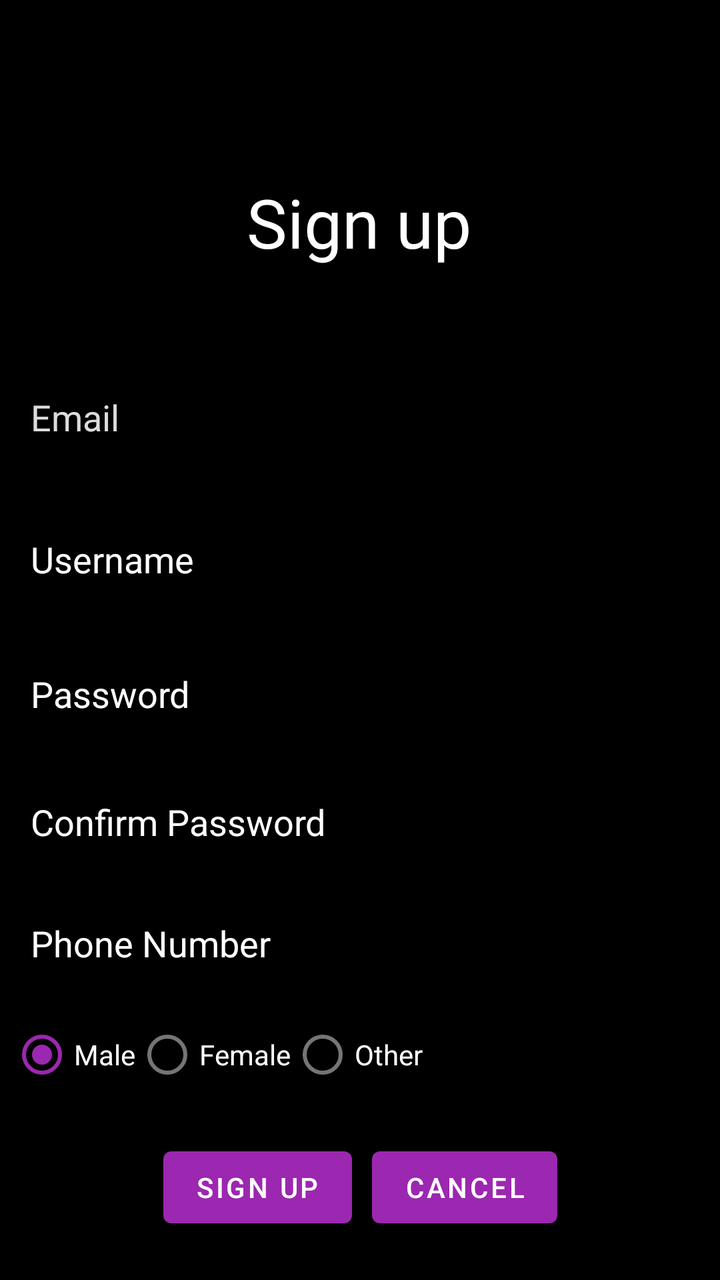
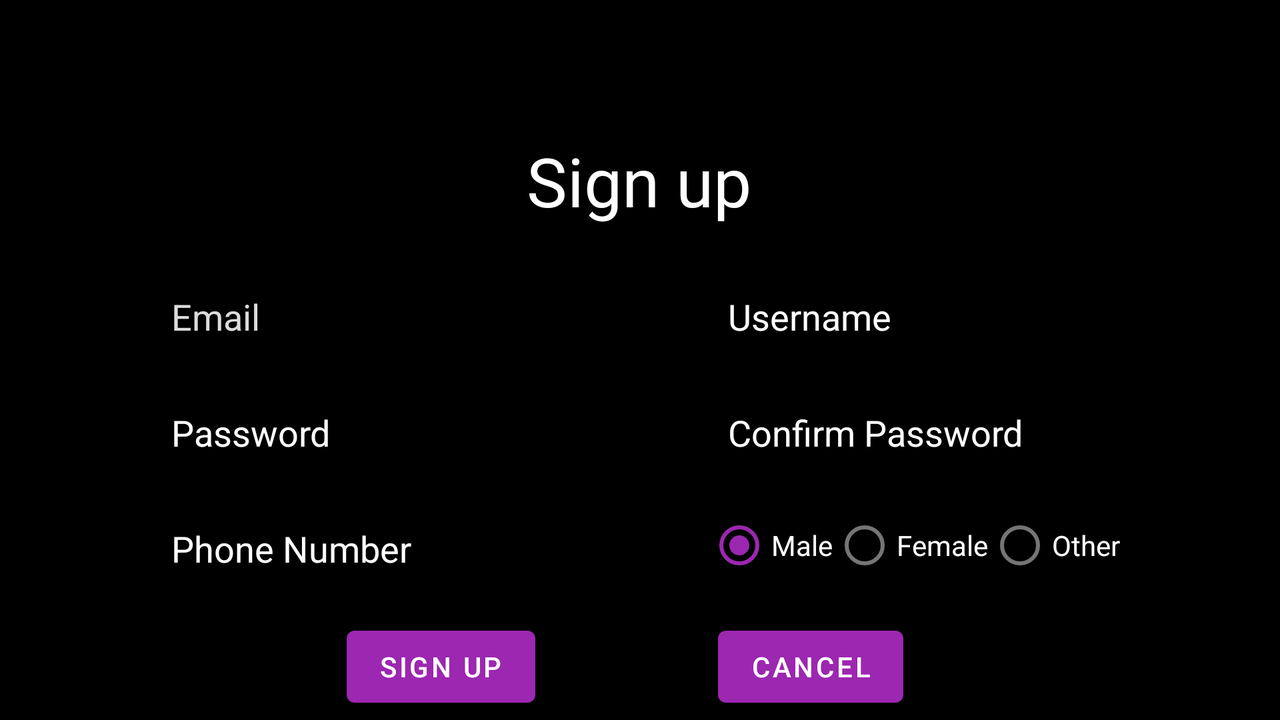

One screen, two layout resources from the same app: the default and the repository's alternative for another configuration. Each is rendered where Android would select it; the XML of both is given below.
<!-- AndroidManifest.xml: application theme Theme.Fake_Twitter_android -->
<!-- res/layout/activity_sign_up.xml -->
<?xml version="1.0" encoding="utf-8"?>
<androidx.constraintlayout.widget.ConstraintLayout xmlns:android="http://schemas.android.com/apk/res/android"
    xmlns:app="http://schemas.android.com/apk/res-auto"
    xmlns:tools="http://schemas.android.com/tools"
    android:layout_width="match_parent"
    android:layout_height="match_parent"
    android:background="#000000"
    tools:context=".SignUpActivity">

    <ImageView
        android:id="@+id/twitterLogoLogin"
        android:layout_width="50dp"
        android:layout_height="50dp"
        app:layout_constraintBottom_toTopOf="@+id/signUpText"
        app:layout_constraintEnd_toEndOf="parent"
        app:layout_constraintHorizontal_bias="0.498"
        app:layout_constraintStart_toStartOf="parent"
        app:layout_constraintTop_toTopOf="parent"
        app:layout_constraintVertical_bias="0.834"
        app:srcCompat="@drawable/logo" />

    <EditText
        android:id="@+id/editTextSignUpEmail"
        android:layout_width="match_parent"
        android:layout_height="wrap_content"
        android:layout_margin="5dp"
        android:ems="10"
        android:hint="@string/email"
        android:inputType="textEmailAddress"
        android:minHeight="48dp"
        android:paddingLeft="5pt"
        android:textColor="#FFFFFF"
        android:textColorHint="#DCDCDC"
        app:layout_constraintBottom_toBottomOf="parent"
        app:layout_constraintEnd_toEndOf="parent"
        app:layout_constraintHorizontal_bias="0.0"
        app:layout_constraintStart_toStartOf="parent"
        app:layout_constraintTop_toTopOf="parent"
        app:layout_constraintVertical_bias="0.306" />

    <EditText
        android:id="@+id/editTextSignUpUsername"
        android:layout_width="match_parent"
        android:layout_height="wrap_content"
        android:layout_margin="5dp"
        android:ems="10"
        android:hint="@string/username"
        android:inputType="textPersonName"
        android:minHeight="48dp"
        android:paddingLeft="5pt"
        android:textColor="#FFFFFF"
        android:textColorHint="#FFFFFF"
        app:layout_constraintBottom_toBottomOf="parent"
        app:layout_constraintEnd_toEndOf="parent"
        app:layout_constraintStart_toStartOf="parent"
        app:layout_constraintTop_toBottomOf="@+id/editTextSignUpEmail"
        app:layout_constraintVertical_bias="0.051" />

    <EditText
        android:id="@+id/editTextSignUpPassword"
        android:layout_width="match_parent"
        android:layout_height="wrap_content"
        android:layout_margin="5dp"
        android:ems="10"
        android:hint="@string/password"
        android:inputType="textPassword"
        android:minHeight="48dp"
        android:paddingLeft="5pt"
        android:textColor="#FFFFFF"
        android:textColorHint="#FFFFFF"
        app:layout_constraintBottom_toBottomOf="parent"
        app:layout_constraintEnd_toEndOf="parent"
        app:layout_constraintStart_toStartOf="parent"
        app:layout_constraintTop_toBottomOf="@+id/editTextSignUpUsername"
        app:layout_constraintVertical_bias="0.051" />

    <EditText
        android:id="@+id/editTextSignUpPasswordConfirm"
        android:layout_width="match_parent"
        android:layout_height="wrap_content"
        android:layout_margin="5dp"
        android:ems="10"
        android:hint="@string/confirm_password"
        android:inputType="textPassword"
        android:minHeight="48dp"
        android:paddingLeft="5pt"
        android:textColor="#FFFFFF"
        android:textColorHint="#FFFFFF"
        app:layout_constraintBottom_toBottomOf="parent"
        app:layout_constraintEnd_toEndOf="parent"
        app:layout_constraintStart_toStartOf="parent"
        app:layout_constraintTop_toBottomOf="@+id/editTextSignUpPassword"
        app:layout_constraintVertical_bias="0.051" />

    <EditText
        android:id="@+id/editTextPhone"
        android:layout_width="match_parent"
        android:layout_height="wrap_content"
        android:layout_margin="5dp"
        android:ems="10"
        android:hint="@string/phone"
        android:inputType="phone"
        android:minHeight="48dp"
        android:paddingLeft="5pt"
        android:textColor="#FFFFFF"
        android:textColorHint="#FFFFFF"
        app:layout_constraintBottom_toBottomOf="parent"
        app:layout_constraintEnd_toEndOf="parent"
        app:layout_constraintStart_toStartOf="parent"
        app:layout_constraintTop_toBottomOf="@+id/editTextSignUpPasswordConfirm"
        app:layout_constraintVertical_bias="0.051" />

    <TextView
        android:id="@+id/signUpText"
        android:layout_width="wrap_content"
        android:layout_height="wrap_content"
        android:text="@string/sign_up"
        android:textColor="#FFFFFF"
        android:textSize="34sp"
        app:layout_constraintBottom_toTopOf="@+id/editTextSignUpEmail"
        app:layout_constraintEnd_toEndOf="parent"
        app:layout_constraintHorizontal_bias="0.498"
        app:layout_constraintStart_toStartOf="parent"
        app:layout_constraintTop_toTopOf="parent"
        app:layout_constraintVertical_bias="0.642" />

    <RadioGroup
        android:id="@+id/radioGroupGender"
        android:layout_width="match_parent"
        android:layout_height="wrap_content"
        android:orientation="horizontal"
        app:layout_constraintBottom_toBottomOf="parent"
        app:layout_constraintTop_toBottomOf="@+id/editTextPhone"
        app:layout_constraintVertical_bias="0.05"
        android:padding="5dp">

        <RadioButton
            android:id="@+id/radioButtonGenderMale"
            android:layout_width="wrap_content"
            android:layout_height="wrap_content"
            android:checked="true"
            android:text="@string/male"
            android:textColor="#FFFFFF" />

        <RadioButton
            android:id="@+id/radioButtonGenderFemale"
            android:layout_width="wrap_content"
            android:layout_height="wrap_content"
            android:text="@string/female"
            android:textColor="#FFFFFF" />

        <RadioButton
            android:id="@+id/radioButtonGenderOther"
            android:layout_width="wrap_content"
            android:layout_height="wrap_content"
            android:text="@string/other"
            android:textColor="#FFFFFF" />
    </RadioGroup>

    <LinearLayout
        android:id="@+id/linearLayout"
        android:layout_width="wrap_content"
        android:layout_height="wrap_content"
        android:orientation="horizontal"
        android:padding="5dp"
        app:layout_constraintBottom_toBottomOf="parent"
        app:layout_constraintEnd_toEndOf="parent"
        app:layout_constraintStart_toStartOf="parent"
        app:layout_constraintTop_toBottomOf="@+id/radioGroupGender"
        app:layout_constraintVertical_bias="0.223">

        <Button
            android:id="@+id/SignUpBtn"
            android:layout_width="wrap_content"
            android:layout_height="wrap_content"
            android:layout_margin="5dp"
            android:onClick="sign_up"
            android:text="@string/sign_up" />

        <Button
            android:id="@+id/CancelBtn"
            android:layout_width="wrap_content"
            android:layout_height="wrap_content"
            android:layout_margin="5dp"
            android:onClick="cancel"
            android:text="@android:string/cancel" />
    </LinearLayout>
</androidx.constraintlayout.widget.ConstraintLayout>
<!-- resources referenced by this layout -->
<resources>
  <string name="confirm_password">Confirm Password</string>
  <string name="email">Email</string>
  <string name="female">Female</string>
  <string name="male">Male</string>
  <string name="other">Other</string>
  <string name="password">Password</string>
  <string name="phone">Phone Number</string>
  <string name="sign_up">Sign up</string>
  <string name="username">Username</string>
  <style name="Theme.Fake_Twitter_android" parent="Theme.MaterialComponents.DayNight.DarkActionBar">
          
          <item name="colorPrimary">#9C27B0</item>
          <item name="colorPrimaryVariant">@color/black</item>
          <item name="colorOnPrimary">@color/white</item>
          
          <item name="colorSecondary">#9C27B0</item>
          <item name="colorSecondaryVariant">#9C27B0</item>
          <item name="colorOnSecondary">@color/black</item>
          
          <item name="android:statusBarColor" tools:targetApi="l">?attr/colorPrimaryVariant</item>
          
  
      </style>
</resources>
<!-- res/layout-land/activity_sign_up.xml (the repository's variant of the layout above) -->
<!-- drawn on the phone turned sideways -->
<?xml version="1.0" encoding="utf-8"?>
<androidx.constraintlayout.widget.ConstraintLayout xmlns:android="http://schemas.android.com/apk/res/android"
    xmlns:app="http://schemas.android.com/apk/res-auto"
    xmlns:tools="http://schemas.android.com/tools"
    android:layout_width="match_parent"
    android:layout_height="match_parent"
    android:background="#000000"
    tools:context=".SignUpActivity">

    <ImageView
        android:id="@+id/twitterLogoLogin"
        android:layout_width="50dp"
        android:layout_height="50dp"
        app:layout_constraintBottom_toTopOf="@+id/signUpText"
        app:layout_constraintEnd_toEndOf="parent"
        app:layout_constraintHorizontal_bias="0.498"
        app:layout_constraintStart_toStartOf="parent"
        app:layout_constraintTop_toTopOf="parent"
        app:layout_constraintVertical_bias="0.834"
        app:srcCompat="@drawable/logo" />

    <TextView
        android:id="@+id/signUpText"
        android:layout_width="wrap_content"
        android:layout_height="wrap_content"
        android:text="@string/sign_up"
        android:textColor="#FFFFFF"
        android:textSize="34sp"
        app:layout_constraintBottom_toBottomOf="parent"
        app:layout_constraintEnd_toEndOf="parent"
        app:layout_constraintHorizontal_bias="0.499"
        app:layout_constraintStart_toStartOf="parent"
        app:layout_constraintTop_toTopOf="parent"
        app:layout_constraintVertical_bias="0.215" />

    <LinearLayout
        android:id="@+id/linearLayoutLandscapeLeft"
        android:layout_width="wrap_content"
        android:layout_height="wrap_content"
        android:orientation="vertical"
        android:padding="5dp"
        app:layout_constraintBottom_toBottomOf="parent"
        app:layout_constraintEnd_toEndOf="parent"
        app:layout_constraintHorizontal_bias="0.159"
        app:layout_constraintStart_toStartOf="parent"
        app:layout_constraintTop_toBottomOf="@+id/signUpText"
        app:layout_constraintVertical_bias="0.155">


        <EditText
            android:id="@+id/editTextSignUpEmail"
            android:layout_width="match_parent"
            android:layout_height="wrap_content"
            android:layout_margin="5dp"
            android:ems="10"
            android:hint="@string/email"
            android:inputType="textEmailAddress"
            android:minHeight="48dp"
            android:paddingLeft="5pt"
            android:textColor="#FFFFFF"
            android:textColorHint="#DCDCDC" />

        <EditText
            android:id="@+id/editTextSignUpPassword"
            android:layout_width="match_parent"
            android:layout_height="wrap_content"
            android:layout_margin="5dp"
            android:ems="10"
            android:hint="@string/password"
            android:inputType="textPassword"
            android:minHeight="48dp"
            android:paddingLeft="5pt"
            android:textColor="#FFFFFF"
            android:textColorHint="#FFFFFF" />

        <EditText
            android:id="@+id/editTextPhone"
            android:layout_width="match_parent"
            android:layout_height="wrap_content"
            android:layout_margin="5dp"
            android:ems="10"
            android:hint="@string/phone"
            android:inputType="phone"
            android:minHeight="48dp"
            android:paddingLeft="5pt"
            android:textColor="#FFFFFF"
            android:textColorHint="#FFFFFF" />
    </LinearLayout>

    <LinearLayout
        android:id="@+id/linearLayoutLandscapeRight"
        android:layout_width="wrap_content"
        android:layout_height="wrap_content"
        android:orientation="vertical"
        android:padding="5dp"
        app:layout_constraintBottom_toBottomOf="parent"
        app:layout_constraintEnd_toEndOf="parent"
        app:layout_constraintHorizontal_bias="0.838"
        app:layout_constraintStart_toStartOf="parent"
        app:layout_constraintTop_toBottomOf="@+id/signUpText"
        app:layout_constraintVertical_bias="0.155">

        <EditText
            android:id="@+id/editTextSignUpUsername"
            android:layout_width="match_parent"
            android:layout_height="wrap_content"
            android:layout_margin="5dp"
            android:ems="10"
            android:hint="@string/username"
            android:inputType="textPersonName"
            android:minHeight="48dp"
            android:paddingLeft="5pt"
            android:textColor="#FFFFFF"
            android:textColorHint="#FFFFFF" />

        <EditText
            android:id="@+id/editTextSignUpPasswordConfirm"
            android:layout_width="match_parent"
            android:layout_height="wrap_content"
            android:layout_margin="5dp"
            android:ems="10"
            android:hint="@string/confirm_password"
            android:inputType="textPassword"
            android:minHeight="48dp"
            android:paddingLeft="5pt"
            android:textColor="#FFFFFF"
            android:textColorHint="#FFFFFF" />


        <RadioGroup
            android:id="@+id/radioGroupGender"
            android:layout_width="match_parent"
            android:layout_height="wrap_content"
            android:orientation="horizontal"
            android:padding="5dp">

            <RadioButton
                android:id="@+id/radioButtonGenderMale"
                android:layout_width="wrap_content"
                android:layout_height="wrap_content"
                android:checked="true"
                android:text="@string/male"
                android:textColor="#FFFFFF" />

            <RadioButton
                android:id="@+id/radioButtonGenderFemale"
                android:layout_width="wrap_content"
                android:layout_height="wrap_content"
                android:text="@string/female"
                android:textColor="#FFFFFF" />

            <RadioButton
                android:id="@+id/radioButtonGenderOther"
                android:layout_width="wrap_content"
                android:layout_height="wrap_content"
                android:text="@string/other"
                android:textColor="#FFFFFF" />
        </RadioGroup>

    </LinearLayout>

    <Button
        android:id="@+id/SignUpBtn"
        android:layout_width="wrap_content"
        android:layout_height="wrap_content"
        android:layout_margin="5dp"
        android:onClick="sign_up"
        android:text="@string/sign_up"
        app:layout_constraintBottom_toBottomOf="parent"
        app:layout_constraintEnd_toStartOf="@+id/CancelBtn"
        app:layout_constraintHorizontal_bias="0.661"
        app:layout_constraintStart_toStartOf="parent"
        app:layout_constraintTop_toBottomOf="@+id/linearLayoutLandscapeLeft"
        app:layout_constraintVertical_bias="0.56" />

    <Button
        android:id="@+id/CancelBtn"
        android:layout_width="wrap_content"
        android:layout_height="wrap_content"
        android:layout_margin="5dp"
        android:onClick="cancel"
        android:text="@android:string/cancel"
        app:layout_constraintBottom_toBottomOf="parent"
        app:layout_constraintEnd_toEndOf="parent"
        app:layout_constraintHorizontal_bias="0.659"
        app:layout_constraintStart_toStartOf="parent"
        app:layout_constraintTop_toBottomOf="@+id/linearLayoutLandscapeRight"
        app:layout_constraintVertical_bias="0.56" />
</androidx.constraintlayout.widget.ConstraintLayout>
